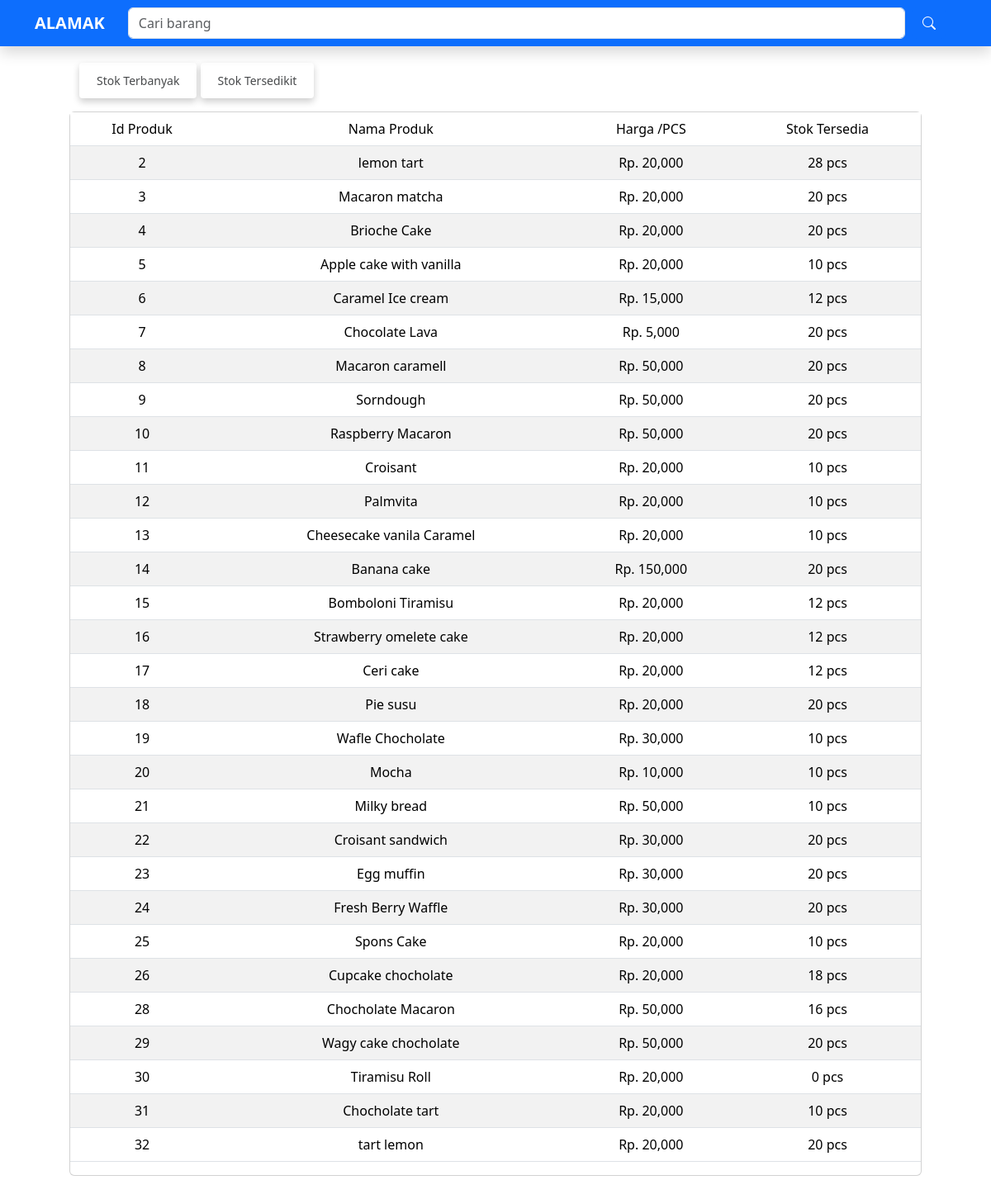
The app's page /laporan.php with its own data.
### tables this page shows
CREATE TABLE `produk` (
  `id_produk` int(11) NOT NULL,
  `nama_produk` varchar(255) NOT NULL,
  `harga` double NOT NULL,
  `stok` int(11) NOT NULL,
  `terakhir_direstok` date NOT NULL,
  `barang_terjual` int(11) NOT NULL,
  `deskripsi` varchar(255) NOT NULL,
  `foto` varchar(255) NOT NULL
);

### laporan.php (the view, shortened to what this page needs)
<?php
include "koneksi.php";
?>
<!doctype html>
<html lang="en">
  <head>
    <link href="https://cdn.jsdelivr.net/npm/bootstrap@5.3.5/dist/css/bootstrap.min.css" rel="stylesheet">
    <link rel="stylesheet" href="https://cdn.jsdelivr.net/npm/bootstrap-icons@1.9.1/font/bootstrap-icons.css">
</head>
  <body>
<nav class="navbar fixed-top navbar-expand-lg navbar-dark bg-primary shadow">
  <div class="container">
    <a class="navbar-brand" href="javascript:void(0);" onclick="window.history.back();">
      <b>ALAMAK</b></a>
    <div class="container">
    <form class="d-flex ms-auto" action="" method="POST">
    <input class="form-control me-2" type="search" name="keyword" placeholder="Cari barang" aria-label="Search" autofocus>
    <button class="btn btn-primary" type="submit" name="cari"><i class="bi bi-search"></i></button>
    </form>
  </div>
  </div>
</nav>
<div class="container mt-3">
    <div class="container mt-3 mb-3">
            <div class="container">
                <div class="row">
                    <div class="col-md-12">
                        <form action="" method="post">
                            <input type="submit" value="Stok Terbanyak" name="stok_banyak" class="btn btn-sm ">
                            <input type="submit" value="Stok Tersedikit" name="stok_sedikit" class="btn btn-sm  me-3">
                        </form>
                    </div>
                </div>
            </div>
    </div>
    <div class="container">
        <div class="card">
        <table class="table text-center table-striped table-hover">
            <thead class="bg-primary text-light">
                <tr>
                    <td>Id Produk</td>
                    <td>Nama Produk</td>
                    <td>Harga /PCS</td>
                    <td>Stok Tersedia</td>
                </tr>
            </thead>
            <tbody>
                <?php
                $query = "SELECT * FROM produk";
                $result = mysqli_query($koneksi, $query);
                while ($data = mysqli_fetch_array($result)) {
                ?>
                <tr>
                <td><?php echo $data['id_produk']; ?></td>
                    <td><?php echo $data['nama_produk']; ?></td>
                    <td>Rp. <?php echo number_format($data['harga']); ?></td>
                    <td><?php echo $data['stok']; ?> pcs</td>
                </tr>
                <?php } ?>
            </tbody>
        </table>
        </div>
    </div>
</div>
  </body>
</html>

### laporan.php (style rules this page uses)
body { margin: 0; padding: 60px; }
.btn-sm { background-color: transparent; color:rgb(71, 73, 75); padding: 10px 20px; text-decoration: none; transition: background-color 0.3s, color 0.3s; box-shadow: 0 4px 8px rgba(0, 0, 0, 0.2); }
.btn-sm.me-3 { background-color: transparent; color:rgb(71, 73, 75); padding: 10px 20px; text-decoration: none; transition: background-color 0.3s, color 0.3s; box-shadow: 0 4px 8px rgba(0, 0, 0, 0.2); }

### records on screen
produk: id_produk "2", nama_produk "lemon tart", harga "20,000", stok "28"
produk: id_produk "3", nama_produk "Macaron matcha", harga "20,000", stok "20"
produk: id_produk "4", nama_produk "Brioche Cake", harga "20,000", stok "20"
produk: id_produk "5", nama_produk "Apple cake with vanilla", harga "20,000", stok "10"
produk: id_produk "6", nama_produk "Caramel Ice cream", harga "15,000", stok "12"
produk: id_produk "7", nama_produk "Chocolate Lava", harga "5,000", stok "20"
produk: id_produk "8", nama_produk "Macaron caramell", harga "50,000", stok "20"
produk: id_produk "9", nama_produk "Sorndough", harga "50,000", stok "20"
produk: id_produk "10", nama_produk "Raspberry Macaron", harga "50,000", stok "20"
produk: id_produk "11", nama_produk "Croisant", harga "20,000", stok "10"
produk: id_produk "12", nama_produk "Palmvita", harga "20,000", stok "10"
produk: id_produk "13", nama_produk "Cheesecake vanila Caramel", harga "20,000", stok "10"
produk: id_produk "14", nama_produk "Banana cake", harga "150,000", stok "20"
produk: id_produk "15", nama_produk "Bomboloni Tiramisu", harga "20,000", stok "12"
produk: id_produk "16", nama_produk "Strawberry omelete cake", harga "20,000", stok "12"
produk: id_produk "17", nama_produk "Ceri cake", harga "20,000", stok "12"
produk: id_produk "18", nama_produk "Pie susu", harga "20,000", stok "20"
produk: id_produk "19", nama_produk "Wafle Chocholate", harga "30,000", stok "10"
produk: id_produk "20", nama_produk "Mocha", harga "10,000", stok "10"
produk: id_produk "21", nama_produk "Milky bread", harga "50,000", stok "10"
produk: id_produk "22", nama_produk "Croisant sandwich", harga "30,000", stok "20"
produk: id_produk "23", nama_produk "Egg muffin", harga "30,000", stok "20"
produk: id_produk "24", nama_produk "Fresh Berry Waffle", harga "30,000", stok "20"
produk: id_produk "25", nama_produk "Spons Cake", harga "20,000", stok "10"
produk: id_produk "26", nama_produk "Cupcake chocholate", harga "20,000", stok "18"
produk: id_produk "28", nama_produk "Chocholate Macaron", harga "50,000", stok "16"
produk: id_produk "29", nama_produk "Wagy cake chocholate", harga "50,000", stok "20"
produk: id_produk "30", nama_produk "Tiramisu Roll", harga "20,000", stok "0"
produk: id_produk "31", nama_produk "Chocholate tart", harga "20,000", stok "10"
produk: id_produk "32", nama_produk "tart lemon", harga "20,000", stok "20"
